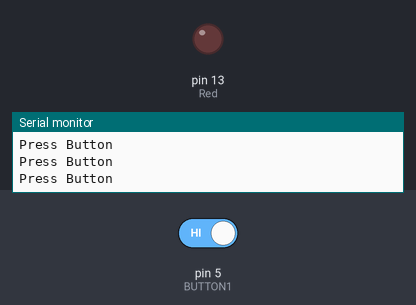
The sketch below on a simulated Arduino Uno, built with avr-gcc and run on an emulated ATmega328P. On the bench: output pins drawn as LEDs (lit = HIGH), the last lines printed to the serial monitor. Dashed ring = blinking. The test bench sets the inputs (shaded band); at power-on: pin 5 (BUTTON1) HIGH.

Above: at 10.8 s.
10.9 s: pin 5 (BUTTON1) driven LOW
At 15.05 s:
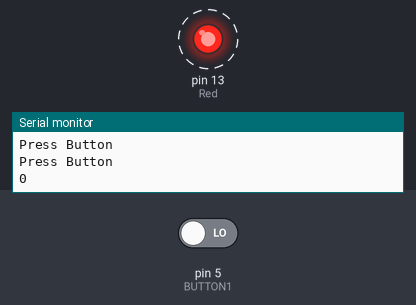
18.6 s: pin 5 (BUTTON1) driven HIGH
At 22.8 s:
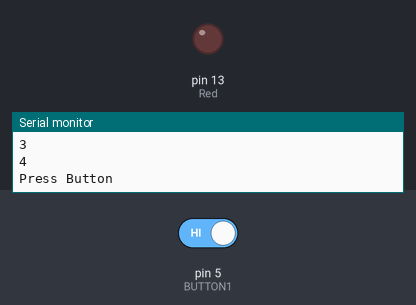
Timing chart, 0 to 24.3 s (numbered marks = the images above; inputs shaded):
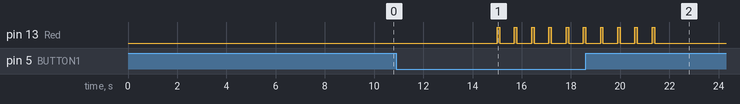

Measured:
- after the input at 10.9 s, pin 13 (Red): alternates HIGH for 0.10 s and LOW for 0.60 s, starting after 4.1 s
- after the input at 18.6 s, pin 13 (Red): goes on until 21.4 s, then stays LOW

The sketch:

Arduino_Exe_2-3.ino
```cpp
#define BAUDRATE 115200
#define Red 13
#define Green 12
#define Yellow 11
#define Del 2000
#define BUTTON1 5
#define Del 100
#define del 5000
int buttonstate;


void setup() {
  pinMode(Red, OUTPUT);


  pinMode(BUTTON1, INPUT_PULLUP);
  Serial.begin (BAUDRATE);

}

void loop() {
  buttonstate = digitalRead(BUTTON1);
  if (buttonstate == LOW)
  for (int i= 0; i < 5;i++){
  Serial.println(i);
  digitalWrite(Red, HIGH);
  delay(Del);
  digitalWrite(Red, LOW);
  delay(Del);
  delay(500); }

 else {
  Serial.println("Press Button");
  delay(del);
 }


}
```
